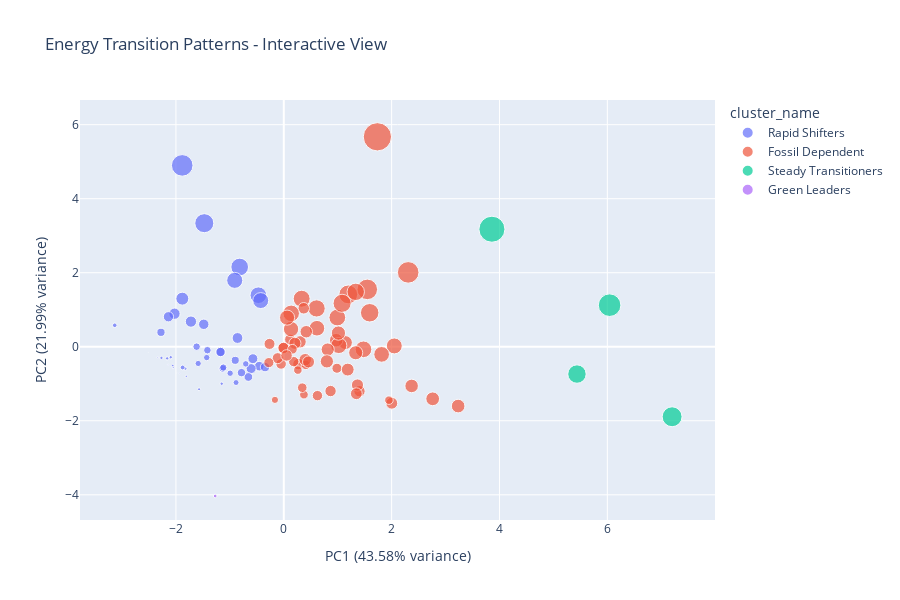

Notebook cell for this chart:
### Code cell
# Create an interactive scatter plot using plotly
import plotly.express as px

# Prepare data for interactive plot
plot_df = transition_df.copy()
plot_df['pca1'] = X_pca[:, 0]
plot_df['pca2'] = X_pca[:, 1]
plot_df['cluster_name'] = plot_df['kmeans_cluster'].map(cluster_names)

# Handle NaN values in size column
# Option 1: Fill NaN with median value
plot_df['size_for_plot'] = plot_df['current_renewable_share'].fillna(plot_df['current_renewable_share'].median())

# Create interactive scatter plot
fig = px.scatter(plot_df, 
                 x='pca1', 
                 y='pca2', 
                 color='cluster_name',
                 hover_data=['country', 'current_renewable_share', 'fossil_reduction_rate', 'development_status'],
                 hover_name='country',
                 title='Energy Transition Patterns - Interactive View',
                 labels={'pca1': f'PC1 ({pca.explained_variance_ratio_[0]:.2%} variance)',
                         'pca2': f'PC2 ({pca.explained_variance_ratio_[1]:.2%} variance)'},
                 size='size_for_plot',
                 size_max=20)

fig.update_layout(height=600, width=900)
fig.show()

### Figure 1 — Plotly figure (JSON) as saved in the notebook; plotly's stock layout.template omitted (floating-point values rounded to 4 significant figures; data arrays with more than 128 entries replaced by an {"elided": "..."} marker saying what was removed)
{"data": [{"customdata": {"elided": "48x4 mixed values"}, "hovertemplate": "<b>%{hovertext}</b><br><br>cluster_name=Rapid Shifters<br>PC1 (43.58% variance)=%{x}<br>PC2 (21.99% variance)=%{y}<br>size_for_plot=%{marker.size}<br>country=%{customdata[0]}<br>current_renewable_share=%{customdata[1]}<br>fossil_reduction_rate=%{customdata[2]}<br>development_status=%{customdata[3]}<extra></extra>", "hovertext": ["Africa", "Africa (EI)", "Algeria", "Argentina", "Azerbaijan", "Bangladesh", "Belarus", "CIS (EI)", "Colombia", "Eastern Africa (EI)", "Egypt", "Hong Kong", "India", "Indonesia", "Iran", "Iraq", "Japan", "Kazakhstan", "Kuwait", "Lower-middle-income countries", "Malaysia", "Mexico", "Middle East (EI)", "Morocco", "North Macedonia", "Oman", "Other CIS (EI)", "Other Caribbean (EI)", "Other Europe (EI)", "Other Middle East (EI)", "Other Northern Africa (EI)", "Other South America (EI)", "Other Southern Africa (EI)", "Peru", "Philippines", "Qatar", "Russia", "Saudi Arabia", "Singapore", "South Africa", "South Korea", "Taiwan", "Thailand", "Trinidad and Tobago", "Turkmenistan", "Uzbekistan", "Venezuela", "Western Africa (EI)"], "legendgroup": "Rapid Shifters", "marker": {"color": "#636efa", "size": [8.92, 8.92, 0.228, 12.01, 2.188, 0.693, 1.147, 5.787, 28.38, 32.01, 5.687, 0.927, 9.421, 10.21, 1.112, 1.095, 11.15, 3.995, 0.093, 10.15, 7.833, 9.243, 1.058, 6.616, 13.05, 1.136, 37.21, 5.294, 17.25, 4.221, 0.418, 47.81, 10.82, 26.16, 13.03, 0.192, 5.92, 0.157, 0.521, 3.648, 4.333, 4.235, 7.248, 0.009, 0.005, 2.387, 26.48, 6.964], "sizemode": "area", "sizeref": 0.2052, "symbol": "circle"}, "mode": "markers", "name": "Rapid Shifters", "orientation": "v", "showlegend": true, "type": "scatter", "x": [-1.173, -1.173, -2.338, -0.8586, -3.135, -2.059, -1.151, -1.617, -0.4715, -0.818, -1.133, -1.571, -0.4549, -0.6057, -2.163, -2.269, -1.484, -1.588, -2.057, -0.573, -0.6564, -0.3476, -1.826, -0.9001, -2.027, -2.096, -1.474, -1.121, -1.882, -0.995, -2.05, -1.884, -2.139, -0.4279, -1.722, -2.146, -1.417, -1.929, -1.808, -0.8852, -0.7054, -1.429, -0.7848, -1.983, -2.515, -1.875, -0.9099, -2.277], "xaxis": "x", "y": [-0.1413, -0.1413, -0.2889, 0.2364, 0.5801, -0.5097, -0.9988, 0.001807, 1.392, 2.154, -0.589, -1.148, -0.5255, -0.5905, -0.314, -0.3016, 0.6063, -0.4519, -0.5992, -0.3227, -0.8167, -0.5491, -0.5911, -0.3673, 0.8933, -0.2831, 3.338, -0.5609, 1.3, -0.7155, -0.5563, 4.9, 0.8102, 1.248, 0.6792, -0.4887, -0.09286, -0.7147, -0.7987, -0.9674, -0.4631, -0.2924, -0.6999, -0.7078, -0.1555, -0.5601, 1.794, 0.3898], "yaxis": "y"}, {"customdata": {"elided": "58x4 mixed values"}, "hovertemplate": "<b>%{hovertext}</b><br><br>cluster_name=Fossil Dependent<br>PC1 (43.58% variance)=%{x}<br>PC2 (21.99% variance)=%{y}<br>size_for_plot=%{marker.size}<br>country=%{customdata[0]}<br>current_renewable_share=%{customdata[1]}<br>fossil_reduction_rate=%{customdata[2]}<br>development_status=%{customdata[3]}<extra></extra>", "hovertext": ["Asia", "Asia Pacific (EI)", "Australia", "Austria", "Belgium", "Brazil", "Bulgaria", "Canada", "Central America (EI)", "Chile", "China", "Croatia", "Cyprus", "Czechia", "Ecuador", "Estonia", "Europe", "Europe (EI)", "European Union (27)", "France", "Germany", "Greece", "High-income countries", "Hungary", "Iceland", "Ireland", "Israel", "Italy", "Latvia", "Lithuania", "Luxembourg", "Middle Africa (EI)", "Netherlands", "New Zealand", "Non-OECD (EI)", "North America", "North America (EI)", "OECD (EI)", "Oceania", "Other Asia Pacific (EI)", "Pakistan", "Poland", "Portugal", "Romania", "Slovakia", "Slovenia", "South America", "South and Central America (EI)", "Spain", "Sri Lanka", "Switzerland", "Turkey", "Ukraine", "United Kingdom", "United States", "Upper-middle-income countries", "Vietnam", "World"], "legendgroup": "Fossil Dependent", "marker": {"color": "#EF553B", "size": [11.4, 13.01, 13.25, 35.13, 10.44, 47.66, 12.03, 29.5, 30.39, 26.08, 15.22, 25.05, 7.765, 7.496, 28.43, 13.24, 15.61, 19.82, 18.6, 13.73, 20.33, 18.78, 12.45, 8.957, 82.08, 19.42, 5.387, 15.95, 26.65, 14.38, 11.04, 28.16, 14.42, 43.3, 12.55, 13.04, 12.99, 15.03, 16.98, 24.11, 10.57, 9.37, 28.75, 17.78, 9.672, 15.91, 36.28, 33.63, 20.88, 23.45, 31.1, 18.04, 7.503, 19.07, 10.88, 14.94, 25.31, 13.5], "sizemode": "area", "sizeref": 0.2052, "symbol": "circle"}, "mode": "markers", "name": "Fossil Dependent", "orientation": "v", "showlegend": true, "type": "scatter", "x": [-0.04991, 0.2697, 1.403, 1.593, 0.9855, 2.307, 0.1156, 0.3313, 0.6084, 2.049, 1.366, 0.6147, 0.3735, 0.261, 1.478, 0.8672, 0.3017, 1.143, 0.9719, 0.3697, 1.333, 2.37, -0.2648, 0.4086, 1.736, 2.761, -0.1644, 0.3973, 1.02, 1.345, 0.6242, 0.137, 2.003, 1.548, -0.1131, -0.007985, -0.003861, 0.2064, 1.186, 0.1346, -0.2771, 0.3426, 0.9924, 0.8141, 0.1599, 0.4162, 1.196, 1.081, 1.013, 0.06094, 1.334, 0.7988, 1.95, 3.233, 0.1834, 0.4587, 1.814, 0.05128], "xaxis": "x", "y": [-0.4646, -0.4687, -1.201, 0.9186, -0.5811, 2.009, 0.1965, 1.298, 1.035, 0.02193, -1.034, 0.5004, -1.294, -0.6304, -0.06938, -1.197, 0.1326, 0.1127, 0.1773, 1.04, -0.1626, -1.059, 0.07679, -0.4915, 5.672, -1.407, -1.435, -0.35, 0.03346, -1.269, -1.321, 0.9016, -1.526, 1.55, -0.3087, -0.03696, -0.02999, 0.09262, -0.6169, 0.4781, -0.4287, -1.106, 0.7888, -0.07472, -0.06866, 0.4056, 1.414, 1.174, 0.3695, 0.7868, 1.483, -0.3948, -1.443, -1.603, -0.401, -0.4097, -0.2061, -0.2351], "yaxis": "y"}, {"customdata": [["Denmark", 40.79, 0.3037, "Developed"], ["Finland", 34.9, 0.2998, "Developed"], ["Norway", 69.65, 0.1419, "Developed"], ["Sweden", 52.43, 0.3017, "Developed"]], "hovertemplate": "<b>%{hovertext}</b><br><br>cluster_name=Steady Transitioners<br>PC1 (43.58% variance)=%{x}<br>PC2 (21.99% variance)=%{y}<br>size_for_plot=%{marker.size}<br>country=%{customdata[0]}<br>current_renewable_share=%{customdata[1]}<br>fossil_reduction_rate=%{customdata[2]}<br>development_status=%{customdata[3]}<extra></extra>", "hovertext": ["Denmark", "Finland", "Norway", "Sweden"], "legendgroup": "Steady Transitioners", "marker": {"color": "#00cc96", "size": [40.79, 34.9, 69.65, 52.43], "sizemode": "area", "sizeref": 0.2052, "symbol": "circle"}, "mode": "markers", "name": "Steady Transitioners", "orientation": "v", "showlegend": true, "type": "scatter", "x": [7.201, 5.437, 3.86, 6.042], "xaxis": "x", "y": [-1.892, -0.7378, 3.176, 1.123], "yaxis": "y"}, {"customdata": [["United Arab Emirates", 1.411, 0.05063, "Developed"]], "hovertemplate": "<b>%{hovertext}</b><br><br>cluster_name=Green Leaders<br>PC1 (43.58% variance)=%{x}<br>PC2 (21.99% variance)=%{y}<br>size_for_plot=%{marker.size}<br>country=%{customdata[0]}<br>current_renewable_share=%{customdata[1]}<br>fossil_reduction_rate=%{customdata[2]}<br>development_status=%{customdata[3]}<extra></extra>", "hovertext": ["United Arab Emirates"], "legendgroup": "Green Leaders", "marker": {"color": "#ab63fa", "size": [1.411], "sizemode": "area", "sizeref": 0.2052, "symbol": "circle"}, "mode": "markers", "name": "Green Leaders", "orientation": "v", "showlegend": true, "type": "scatter", "x": [-1.272], "xaxis": "x", "y": [-4.033], "yaxis": "y"}], "layout": {"height": 600, "legend": {"itemsizing": "constant", "title": {"text": "cluster_name"}, "tracegroupgap": 0}, "title": {"text": "Energy Transition Patterns - Interactive View"}, "width": 900, "xaxis": {"anchor": "y", "domain": [0, 1], "title": {"text": "PC1 (43.58% variance)"}}, "yaxis": {"anchor": "x", "domain": [0, 1], "title": {"text": "PC2 (21.99% variance)"}}}}
